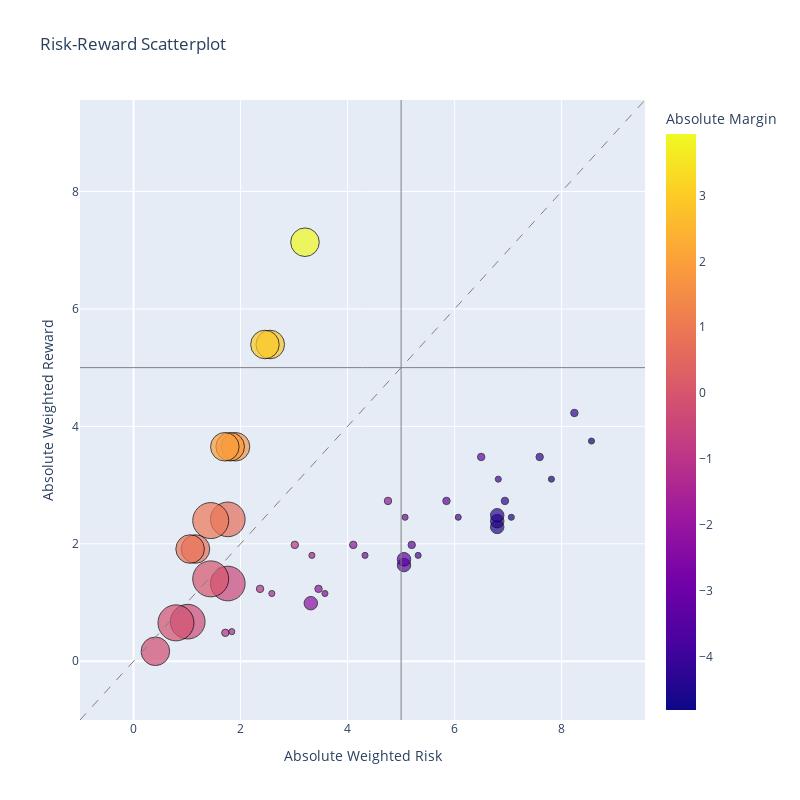

Notebook code for this chart:
### Code cell
import matplotlib.pyplot as plt
import seaborn as sns
import plotly.express as px

fig = px.scatter(
    df,
    x = df['exp_weighted_loss'].abs(),
    y = df['exp_weighted_profit'].abs(),
    color = 'exp_weighted_margin',
    size ='prob_profit',
    hover_data= df.columns,
    labels={ 'exp_weighted_margin': 'Absolute Margin','x': 'Absolute Weighted Risk', 'y': 'Absolute Weighted Reward'},
    title='Risk-Reward Scatterplot',
    width=800,
    height=800,
    size_max=6
)

budget = 10
scale = df[['exp_weighted_loss','exp_weighted_profit']].abs().max(None)
margin = 1
fig.update_xaxes(range=[0-margin,1*(scale + margin)])
fig.update_yaxes(range=[0-margin,scale + margin])
fig.add_shape(type='line', x0=0.5*budget,x1=0.5*budget, y0=0-margin, y1=1*(scale + margin), yref='y', xref='x', line=dict(color='gray', width=1))
fig.add_shape(type='line', x0=0-margin,x1=1*(scale + margin), y0=0.5*budget, y1=0.5*budget, yref='y', xref='x', line=dict(color='gray', width=1))
fig.add_shape(type='line', x0=0-margin, x1=1*(scale + margin), y0=0-margin,y1=1*(scale + margin), yref='y', xref='x', line=dict(color='gray', width=1,dash='dash'))
fig.update_layout(scene=dict(aspectmode='manual'))
fig.update_layout(scene=dict(aspectratio=dict(x=1, y=1, z=1)),dragmode=False,xaxis=dict(fixedrange = True),yaxis=dict(fixedrange = True))

fig.update_traces(marker=dict(sizemode='diameter', line=dict(width=1, color='black')))
fig.show()

### Figure 1 — Plotly figure (JSON) as saved in the notebook; plotly's stock layout.template omitted (floating-point values rounded to 4 significant figures; data arrays with more than 128 entries replaced by an {"elided": "..."} marker saying what was removed)
{"data": [{"customdata": {"elided": "45x14 float values"}, "hovertemplate": "Absolute Weighted Risk=%{x}<br>Absolute Weighted Reward=%{y}<br>prob_profit=%{customdata[8]}<br>bet_amt_0=%{customdata[0]}<br>bet_amt_1=%{customdata[1]}<br>bet_amt_2=%{customdata[2]}<br>outcome_profit_0=%{customdata[3]}<br>outcome_profit_1=%{customdata[4]}<br>outcome_profit_2=%{customdata[5]}<br>num_positions=%{customdata[6]}<br>prob_hit=%{customdata[7]}<br>weighted_profit=%{customdata[9]}<br>weighted_loss=%{customdata[10]}<br>exp_weighted_profit=%{customdata[11]}<br>exp_weighted_loss=%{customdata[12]}<br>Absolute Margin=%{marker.color}<extra></extra>", "legendgroup": "", "marker": {"color": [3.931, 2.839, 1.747, 0.6544, -0.4379, -1.53, -2.623, -3.715, -4.807, 2.939, 1.846, 0.7541, -0.3383, -1.431, -2.523, -3.615, -4.708, 1.946, 0.8537, -0.2386, -1.331, -2.423, -3.516, -4.608, 0.9534, -0.1389, -1.231, -2.324, -3.416, -4.508, -0.03928, -1.132, -2.224, -3.316, -4.409, -1.032, -2.124, -3.217, -4.309, -2.025, -3.117, -4.209, -3.017, -4.11, -4.01], "coloraxis": "coloraxis", "line": {"color": "black", "width": 1}, "size": [0.6796, 0.6796, 0.6796, 0.8238, 0.8238, 0.1442, 0.1442, 0.1442, 0.1442, 0.6796, 0.6796, 0.6796, 0.8238, 0.1442, 0.1442, 0.1442, 0.1442, 0.6796, 0.6796, 0.6796, 0.1442, 0.1442, 0.1442, 0.1442, 0.8558, 0.8558, 0.1762, 0.3204, 0.3204, 0.3204, 0.8558, 0.1762, 0.1762, 0.3204, 0.3204, 0.1762, 0.1762, 0.1762, 0.3204, 0.1762, 0.1762, 0.1762, 0.1762, 0.1762, 0.1762], "sizemode": "diameter", "sizeref": 0.02377, "symbol": "circle"}, "mode": "markers", "name": "", "orientation": "v", "showlegend": false, "type": "scatter", "x": [3.204, 2.555, 1.906, 1.762, 1.762, 3.333, 5.075, 6.816, 8.558, 2.455, 1.806, 1.157, 1.013, 2.585, 4.326, 6.067, 7.809, 1.707, 1.058, 0.4085, 1.836, 3.577, 5.319, 7.06, 1.442, 0.7933, 1.716, 3.313, 5.054, 6.796, 1.442, 2.365, 3.457, 5.054, 6.796, 3.014, 4.106, 5.199, 6.796, 4.755, 5.848, 6.94, 6.497, 7.589, 8.238], "xaxis": "x", "y": [7.136, 5.394, 3.653, 2.416, 1.324, 1.803, 2.452, 3.101, 3.75, 5.394, 3.653, 1.911, 0.6747, 1.154, 1.803, 2.452, 3.101, 3.653, 1.911, 0.1699, 0.5048, 1.154, 1.803, 2.452, 2.396, 0.6544, 0.4845, 0.9893, 1.638, 2.287, 1.403, 1.233, 1.233, 1.738, 2.387, 1.982, 1.982, 1.982, 2.487, 2.731, 2.731, 2.731, 3.479, 3.479, 4.228], "yaxis": "y"}], "layout": {"coloraxis": {"colorbar": {"title": {"text": "Absolute Margin"}}, "colorscale": [[0, "#0d0887"], [0.1111, "#46039f"], [0.2222, "#7201a8"], [0.3333, "#9c179e"], [0.4444, "#bd3786"], [0.5556, "#d8576b"], [0.6667, "#ed7953"], [0.7778, "#fb9f3a"], [0.8889, "#fdca26"], [1, "#f0f921"]]}, "dragmode": false, "height": 800, "legend": {"itemsizing": "constant", "tracegroupgap": 0}, "scene": {"aspectmode": "manual", "aspectratio": {"x": 1, "y": 1, "z": 1}}, "shapes": [{"line": {"color": "gray", "width": 1}, "type": "line", "x0": 5, "x1": 5, "xref": "x", "y0": -1, "y1": 9.558, "yref": "y"}, {"line": {"color": "gray", "width": 1}, "type": "line", "x0": -1, "x1": 9.558, "xref": "x", "y0": 5, "y1": 5, "yref": "y"}, {"line": {"color": "gray", "dash": "dash", "width": 1}, "type": "line", "x0": -1, "x1": 9.558, "xref": "x", "y0": -1, "y1": 9.558, "yref": "y"}], "title": {"text": "Risk-Reward Scatterplot"}, "width": 800, "xaxis": {"anchor": "y", "domain": [0, 1], "fixedrange": true, "range": [-1, 9.558], "title": {"text": "Absolute Weighted Risk"}}, "yaxis": {"anchor": "x", "domain": [0, 1], "fixedrange": true, "range": [-1, 9.558], "title": {"text": "Absolute Weighted Reward"}}}}
